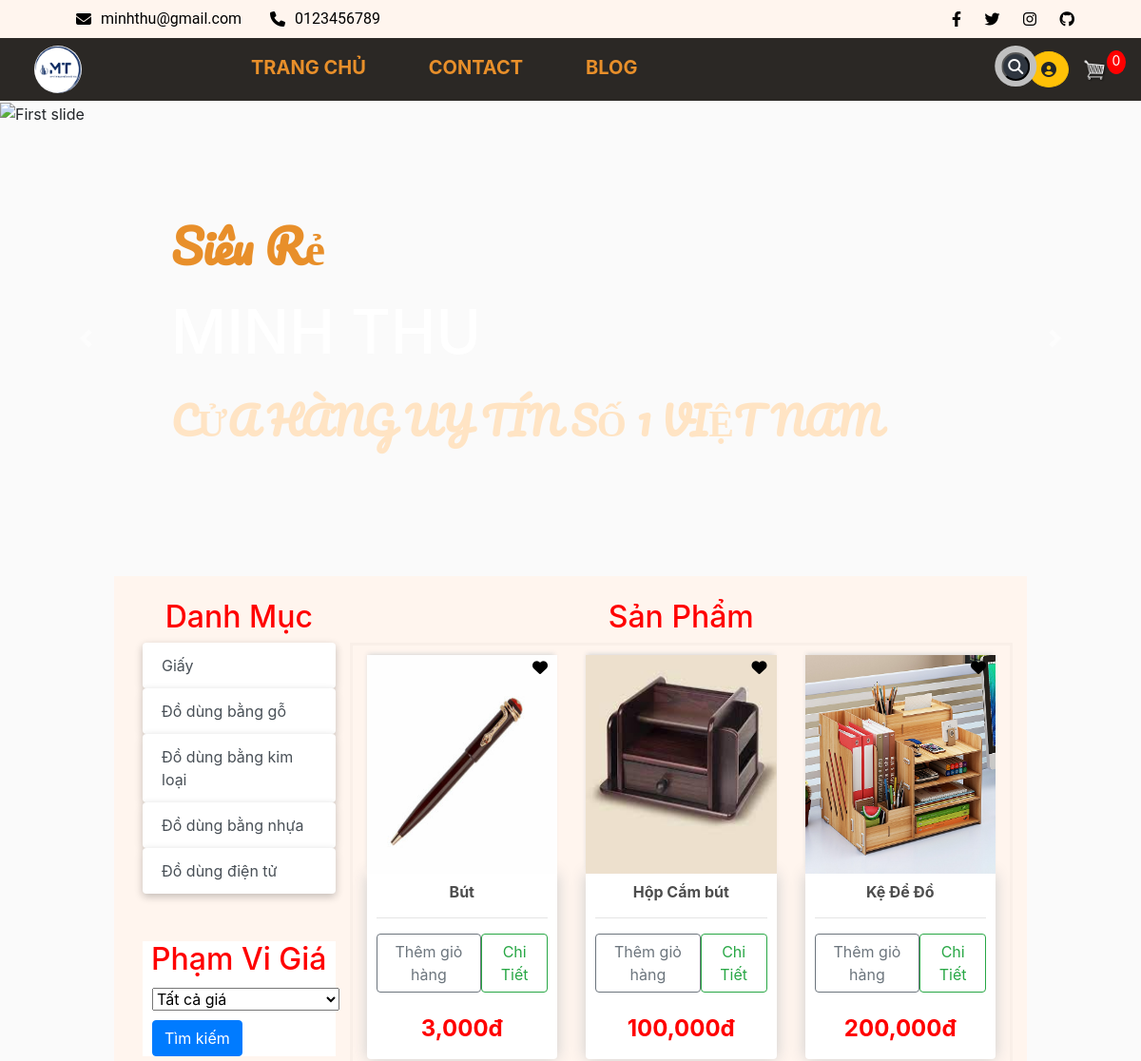
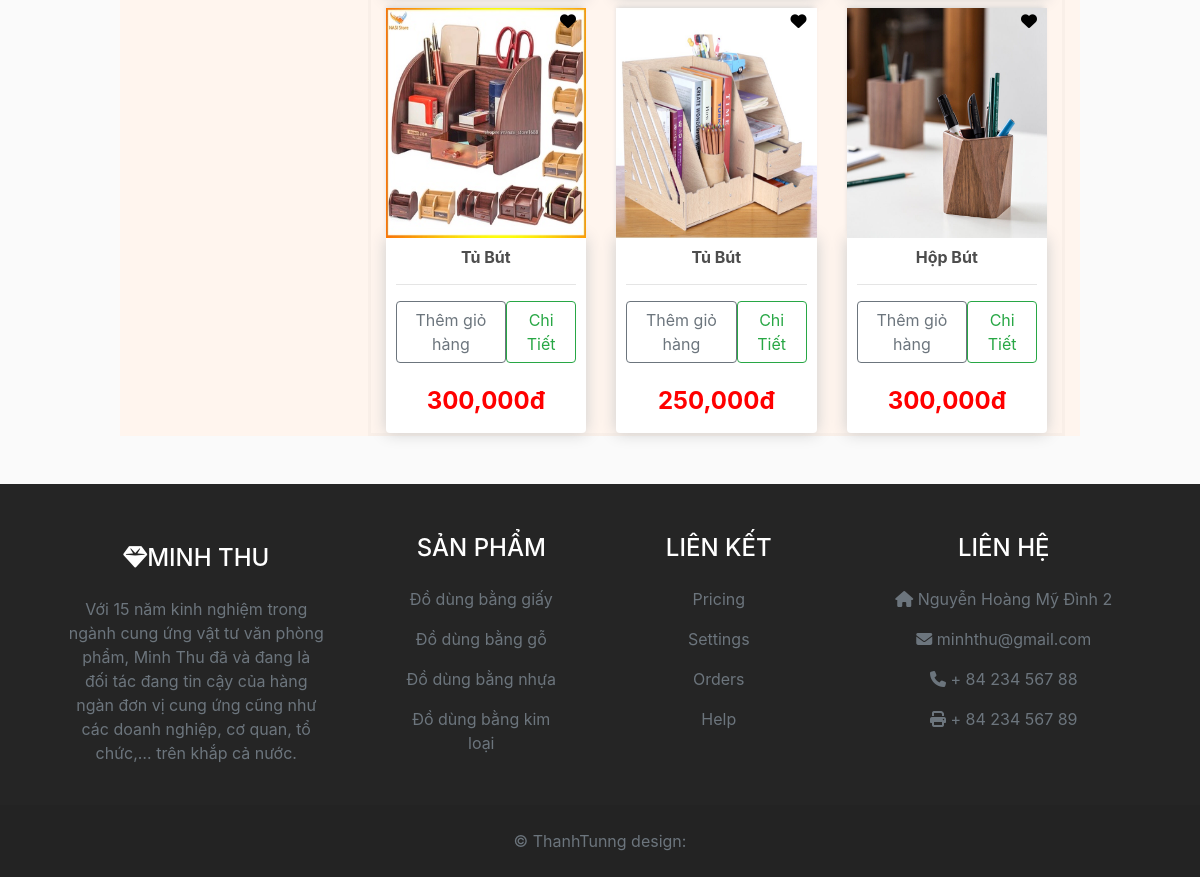
The app's page /?category=2 with its own data (2 pictures, top to bottom).
### store/models.py (models this page shows, shortened)
class Category(models.Model):
    name = models.CharField(max_length=200, null = True)

class Product(models.Model):
    name = models.CharField(max_length= 200, null= True)
    price = models.FloatField()
    category = models.ForeignKey(Category, null= True, on_delete=models.SET_NULL, blank= True)
    digital = models.BooleanField(default= False, null = True, blank= False)
    description = models.TextField(null=True, blank=True)
    image = models.ImageField(null=True, blank= True)
    @property
    def imageURL(self):
        try:
            url = self.image.url
        except:
            url = ''
        return url

### store/views.py (the view, shortened to what this page needs)
# urls.py: path('', include('store.urls')),
def store(request):
    category_id = request.GET.get('category')
    if category_id:
        category = Category.objects.get(id=category_id)
        products = Product.objects.filter(category=category_id)
    else:
        category = None
        products = Product.objects.all()
    data = cartData(request)
    cartItems = data['cartItems']
    order = data['order']
    items = data['items']
    categories = Category.objects.all()
    if 'q' in request.GET:
        query = request.GET['q']
        if query:
            products = products.filter(name__icontains=query)
    paginator = Paginator(products, 6)  # Giới hạn 10 sản phẩm trên mỗi trang
    page = request.GET.get('page')
    try:
        products = paginator.page(page)
    except PageNotAnInteger:
        products = paginator.page(1)
    except EmptyPage:
        products = paginator.page(paginator.num_pages)
    context = {'products': products, 'categories': categories, 'category': category, 'cartItems':cartItems}
    return render(request, 'store/store.html', context)

### store/utils.py (called while the page is built, shortened)
def cookieCart(request):
    try:
            cart = json.loads(request.COOKIES['cart'])
    except:
        cart = {}
    print('Cart:', cart)
    items = []
    order = {'get_cart_items':0, 'get_cart_total':0,'shipping': False}
    cartItems = order['get_cart_items']
    return {'cartItems': cartItems, 'order':order, 'items': items}

def cartData(request):
    if request.user.is_authenticated:#kiem tra xem nguoi dung da dang nhap vao trang web hay chua
        customer = request.user.customer#truy xuat doi tuong khach hang duoc lien ket voi nguoi dung
        order, created = Order.objects.get_or_create(customer = customer, complete = False)
        items = order.orderitem_set.all()
        cartItems = order.get_cart_items
    else:
        cookieData = cookieCart(request)
        cartItems = cookieData['cartItems']
        order = cookieData['order']
        items = cookieData['items']
    return {'cartItems': cartItems, 'order':order, 'items': items}

### store/templates/store/store.html (shortened to what this page needs)
{% extends 'store/main.html' %}
{% load static %}
{% load humanize %}
{% block content %}
<div class =" row" >
    <div class="col-lg-3 mx-auto" style = "margin-right: 50px">
        <div class="list-group" style = "float" >
            <h2 class="category-link" href="{% url 'store' %}" style = "text-align:center;  font-size: 2rem;font-weight: 500;" >Danh Mục  <span class="sr-only">(current)</span></h2>
            {% for category in categories %}
            <a href="/?category={{category.id}}" style = "border: none; box-shadow: rgba(0, 0, 0, 0.24) 0px 3px 8px; "
                class="list-group-item list-group-item-action btn btn-outline-success ">{{category.name}}</a>
            {% endfor %}
        </div>
        <div class="list-group" style = "background-color: white; margin-top: 50px " >
            <h2 style = "text-align:center; color: red; margin-bottom: 10px" >Phạm Vi Giá</h2>
            <form id="search-form"   >
                <select name="price_range" style = "margin-left: 10px" >
                    <option value="0" >Tất cả giá</option>
                </select>
                <button type="submit" class="btn btn-primary" style = "margin-top: 10px; margin-left: 10px" >Tìm kiếm</button>
            </form>
        </div>
    </div>
    <div id='products' class="col-lg-9 mx-auto">
        <h2 style = "text-align: center; color: red">Sản Phẩm</h2>
        <div class="row " style="border: 3px solid rgba(0, 0, 0, 0.025)">
            {% for product in products %}
                <div class="col-lg-4" >
                    <img style = "height: 230px; position: relative;  " class="thumbnail" src="{{product.imageURL}}">
                    <a href="">
                        <i class="fa-solid fa-heart" style = "margin-top: 5px;color:black; right: 25px; position: absolute; display: inline-block;" ></i>
                    </a>
                    <div class="box-element product">
                        <h6 style="text-align: center"><strong>{{product.name}}</strong></h6>
                        <hr>
                        <div style="display: flex; justify-content: space-around">
                            <button data-product="{{product.id}}" data-action="add" class="btn search-button btn-outline-secondary add-btn update-cart">Thêm giỏ hàng</button>
                            <a href="{% url 'detail' pk=product.id %}" class="btn btn-outline-success">Chi Tiết</a>
                        </div>
                        <br>
                        <div >
                            <h4 style="text-align: center; color: Red">
                                <strong>{{product.price|floatformat|intcomma}}đ</strong>
                            </h4>
                        </div>
                    </div>
                </div>
            {% endfor %}
        </div>
    </div>
</div>
{% endblock content %}

### static/css/main.css (style rules this page uses)
body { background-color: hsl(0, 0%, 98%); }
h1, h3, h4, h5, h6 { color: hsl(0, 0%, 30%); }
.category-link { color: red; }
.box-element { box-shadow: hsl(0, 0%, 80%) 0 0 16px; background-color: #fff; border-radius: 4px; padding: 10px; }
.thumbnail { width: 100%; height: 300px; -webkit-box-shadow: -1px -3px 5px -2px rgba(214, 214, 214, 1); -moz-box-shadow: -1px -3px 5px -2px rgba(214, 214, 214, 1); box-shadow: -1px -3px 5px -2px rgba(214, 214, 214, 1); }
.product { border-radius: 0 0 4px 4px; }
.col-lg-4, .col-lg-6, .col-lg-8, .col-lg-12 { margin-top: 10px; }

### records on screen
Category: name "Giấy"
Category: name "Đồ dùng bằng gỗ"
Category: name "Đồ dùng bằng kim loại"
Category: name "Đồ dùng bằng nhựa"
Category: name "Đồ dùng điện tử"
Product: imageURL (picture), name "Bút", price "3,000"
Product: imageURL (picture), name "Hộp Cắm bút", price "100,000"
Product: imageURL (picture), name "Kệ Để Đồ", price "200,000"
Product: imageURL (picture), name "Tủ Bút", price "300,000"
Product: imageURL (picture), name "Tủ Bút", price "250,000"
Product: imageURL (picture), name "Hộp Bút", price "300,000"

### other values on screen
{{ cartItems }} "0"
